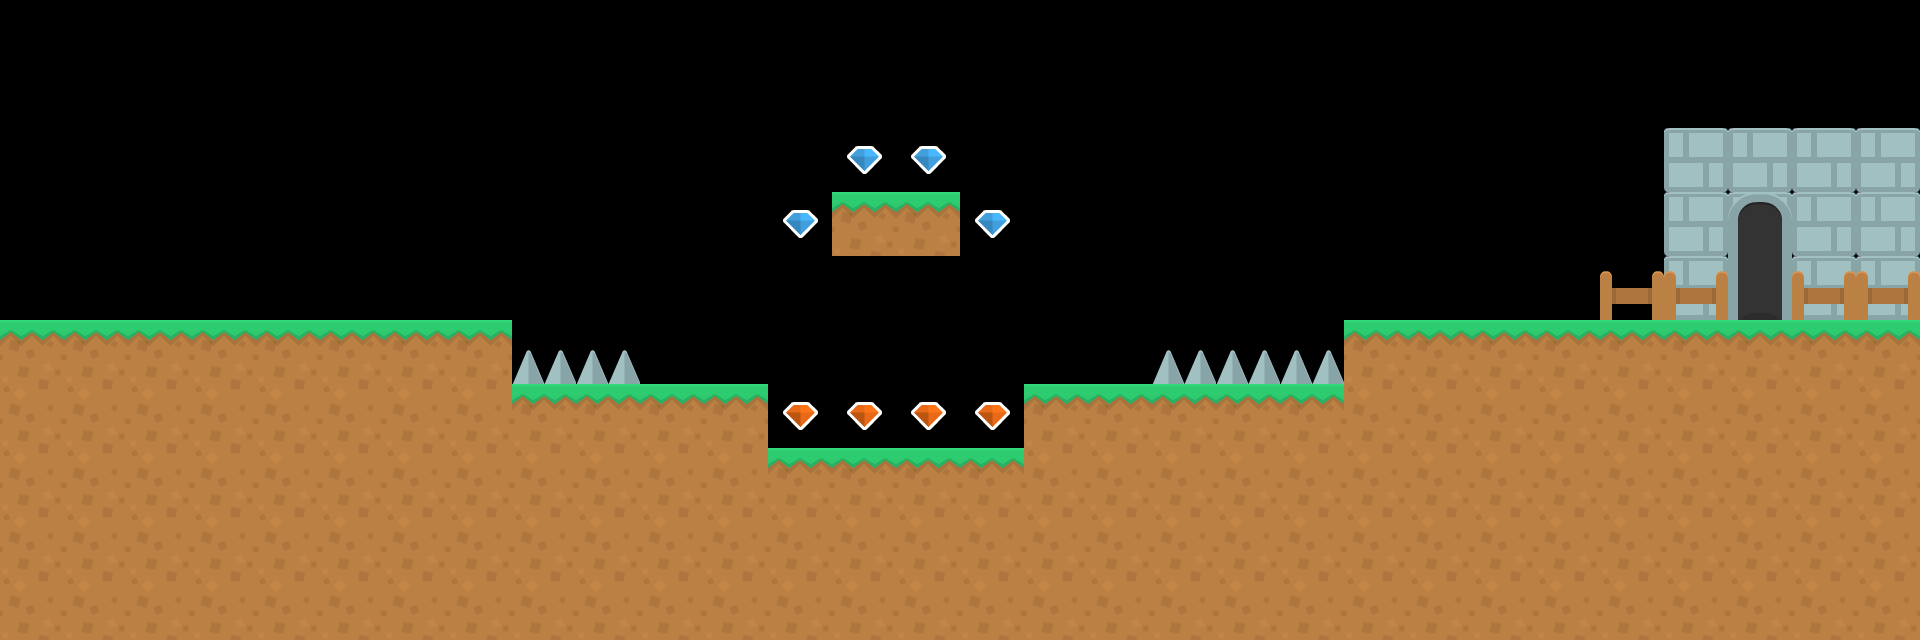

Rendered tile map (Tiled .tmx) drawn with the repository's tilesets; below, a short description and the map source with its tile grids summarised:
An orthogonal 30x10 tile map with 64x64 px tiles, 4 tile layers (bot, world, top, overlap) and 5 objects (debut, fin, debutZombie1, debutZombie2, debutZombie3).

<map version="1.2" tiledversion="1.2.1" orientation="orthogonal" renderorder="right-down" width="30" height="10" tilewidth="64" tileheight="64" infinite="0" nextlayerid="6" nextobjectid="6">
 <tileset firstgid="1" name="tilesheet" tilewidth="64" tileheight="64" tilecount="98" columns="14">
  <image source="../images/tilesheet.png" width="896" height="448" />
  <tile id="0">
   <properties>
    <property name="Collides" type="bool" value="true" />
   </properties>
  </tile>
  <tile id="1">
   <properties>
    <property name="Collides" type="bool" value="false" />
   </properties>
  </tile>
  <tile id="2">
   <properties>
    <property name="Collides" type="bool" value="false" />
   </properties>
  </tile>
  <tile id="3">
   <properties>
    <property name="Collides" type="bool" value="false" />
   </properties>
  </tile>
  <tile id="4">
   <properties>
    <property name="Collides" type="bool" value="false" />
   </properties>
  </tile>
  <tile id="5">
   <properties>
    <property name="Collides" type="bool" value="false" />
   </properties>
  </tile>
  <tile id="6">
   <properties>
    <property name="Collides" type="bool" value="false" />
   </properties>
  </tile>
  <tile id="7">
   <properties>
    <property name="Collides" type="bool" value="false" />
   </properties>
  </tile>
  <tile id="8">
   <properties>
    <property name="Collides" type="bool" value="false" />
   </properties>
  </tile>
  <tile id="9">
   <properties>
    <property name="Collides" type="bool" value="false" />
   </properties>
  </tile>
  <tile id="10">
   <properties>
    <property name="Collides" type="bool" value="false" />
   </properties>
  </tile>
  <tile id="11">
   <properties>
    <property name="Collides" type="bool" value="false" />
   </properties>
  </tile>
  <tile id="12">
   <properties>
    <property name="Collides" type="bool" value="false" />
   </properties>
  </tile>
  <tile id="13">
   <properties>
    <property name="Collides" type="bool" value="false" />
   </properties>
  </tile>
  <tile id="14">
   <properties>
    <property name="Collides" type="bool" value="false" />
   </properties>
  </tile>
  <tile id="15">
   <properties>
    <property name="Collides" type="bool" value="false" />
   </properties>
  </tile>
  <tile id="16">
   <properties>
    <property name="Collides" type="bool" value="false" />
   </properties>
  </tile>
  <tile id="17">
   <properties>
    <property name="Collides" type="bool" value="false" />
   </properties>
  </tile>
  <tile id="18">
   <properties>
    <property name="Collides" type="bool" value="false" />
   </properties>
  </tile>
  <tile id="19">
   <properties>
    <property name="Collides" type="bool" value="false" />
   </properties>
  </tile>
  <tile id="20">
   <properties>
    <property name="Collides" type="bool" value="false" />
   </properties>
  </tile>
  <tile id="21">
   <properties>
    <property name="Collides" type="bool" value="false" />
   </properties>
  </tile>
  <tile id="22">
   <properties>
    <property name="Collides" type="bool" value="false" />
   </properties>
  </tile>
  <tile id="23">
   <properties>
    <property name="Collides" type="bool" value="false" />
   </properties>
  </tile>
  <tile id="24">
   <properties>
    <property name="Collides" type="bool" value="false" />
   </properties>
  </tile>
  <tile id="25">
   <properties>
    <property name="Collides" type="bool" value="false" />
   </properties>
  </tile>
  <tile id="26">
   <properties>
    <property name="Collides" type="bool" value="false" />
   </properties>
  </tile>
  <tile id="27">
   <properties>
    <property name="Collides" type="bool" value="false" />
   </properties>
  </tile>
  <tile id="28">
   <properties>
    <property name="Collides" type="bool" value="false" />
   </properties>
  </tile>
  <tile id="29">
   <properties>
    <property name="Collides" type="bool" value="false" />
   </properties>
  </tile>
  <tile id="30">
   <properties>
    <property name="Collides" type="bool" value="false" />
   </properties>
  </tile>
  <tile id="31">
   <properties>
    <property name="Collides" type="bool" value="false" />
   </properties>
  </tile>
  <tile id="32">
   <properties>
    <property name="Collides" type="bool" value="false" />
   </properties>
  </tile>
  <tile id="33">
   <properties>
    <property name="Collides" type="bool" value="false" />
   </properties>
  </tile>
  <tile id="34">
   <properties>
    <property name="Collides" type="bool" value="false" />
   </properties>
  </tile>
  <tile id="35">
   <properties>
    <property name="Collides" type="bool" value="false" />
   </properties>
  </tile>
  <tile id="36">
   <properties>
    <property name="Collides" type="bool" value="false" />
   </properties>
  </tile>
  <tile id="37">
   <properties>
    <property name="Collides" type="bool" value="false" />
   </properties>
  </tile>
  <tile id="38">
   <properties>
    <property name="Collides" type="bool" value="false" />
   </properties>
  </tile>
  <tile id="39">
   <properties>
    <property name="Collides" type="bool" value="false" />
   </properties>
  </tile>
  <tile id="40">
   <properties>
    <property name="Collides" type="bool" value="false" />
   </properties>
  </tile>
  <tile id="41">
   <properties>
    <property name="Collides" type="bool" value="false" />
   </properties>
  </tile>
  <tile id="42">
   <properties>
    <property name="Collides" type="bool" value="false" />
   </properties>
  </tile>
  <tile id="43">
   <properties>
    <property name="Collides" type="bool" value="false" />
   </properties>
  </tile>
  <tile id="44">
   <properties>
    <property name="Collides" type="bool" value="false" />
   </properties>
  </tile>
  <tile id="45">
   <properties>
    <property name="Collides" type="bool" value="false" />
   </properties>
  </tile>
  <tile id="46">
   <properties>
    <property name="Collides" type="bool" value="false" />
   </properties>
  </tile>
  <tile id="47">
   <properties>
    <property name="Collides" type="bool" value="false" />
   </properties>
  </tile>
  <tile id="48">
   <properties>
    <property name="Collides" type="bool" value="false" />
   </properties>
  </tile>
  <tile id="49">
   <properties>
    <property name="Collides" type="bool" value="false" />
    <property name="item" value="gemmeBleu" />
   </properties>
  </tile>
  <tile id="50">
   <properties>
    <property name="Collides" type="bool" value="false" />
    <property name="item" value="gemmeJaune" />
   </properties>
  </tile>
  <tile id="51">
   <properties>
    <property name="Collides" type="bool" value="false" />
    <property name="item" value="gemmeVerte" />
   </properties>
  </tile>
  <tile id="52">
   <properties>
    <property name="Collides" type="bool" value="false" />
    <property name="item" value="gemmeRouge" />
   </properties>
  </tile>
  <tile id="53">
   <properties>
    <property name="Collides" type="bool" value="false" />
   </properties>
  </tile>
  <tile id="54">
   <properties>
    <property name="Collides" type="bool" value="false" />
   </properties>
  </tile>
  <tile id="55">
   <properties>
    <property name="Collides" type="bool" value="false" />
   </properties>
  </tile>
  <tile id="56">
   <properties>
    <property name="Collides" type="bool" value="false" />
   </properties>
  </tile>
  <tile id="57">
   <properties>
    <property name="Collides" type="bool" value="false" />
   </properties>
  </tile>
  <tile id="58">
   <properties>
    <property name="Collides" type="bool" value="false" />
   </properties>
  </tile>
  <tile id="59">
   <properties>
    <property name="Collides" type="bool" value="false" />
   </properties>
  </tile>
  <tile id="60">
   <properties>
    <property name="Collides" type="bool" value="false" />
   </properties>
  </tile>
  <tile id="61">
   <properties>
    <property name="Collides" type="bool" value="false" />
   </properties>
  </tile>
  <tile id="62">
   <properties>
    <property name="Collides" type="bool" value="false" />
   </properties>
  </tile>
  <tile id="63">
   <properties>
    <property name="Collides" type="bool" value="false" />
   </properties>
  </tile>
  <tile id="64">
   <properties>
    <property name="Collides" type="bool" value="false" />
   </properties>
  </tile>
  <tile id="65">
   <properties>
    <property name="Collides" type="bool" value="false" />
   </properties>
  </tile>
  <tile id="66">
   <properties>
    <property name="Collides" type="bool" value="false" />
   </properties>
  </tile>
  <tile id="67">
   <properties>
    <property name="Collides" type="bool" value="false" />
   </properties>
  </tile>
  <tile id="68">
   <properties>
    <property name="Collides" type="bool" value="false" />
   </properties>
  </tile>
  <tile id="69">
   <properties>
    <property name="Collides" type="bool" value="false" />
   </properties>
  </tile>
  <tile id="70">
   <properties>
    <property name="Collides" type="bool" value="false" />
    <property name="item" value="pique" />
   </properties>
  </tile>
  <tile id="71">
   <properties>
    <property name="Collides" type="bool" value="false" />
   </properties>
  </tile>
  <tile id="72">
   <properties>
    <property name="Collides" type="bool" value="false" />
   </properties>
  </tile>
  <tile id="73">
   <properties>
    <property name="Collides" type="bool" value="false" />
   </properties>
  </tile>
  <tile id="74">
   <properties>
    <property name="Collides" type="bool" value="false" />
   </properties>
  </tile>
  <tile id="75">
   <properties>
    <property name="Collides" type="bool" value="false" />
    <property name="item" value="porteHaut" />
   </properties>
  </tile>
  <tile id="76">
   <properties>
    <property name="Collides" type="bool" value="false" />
   </properties>
  </tile>
  <tile id="77">
   <properties>
    <property name="Collides" type="bool" value="false" />
   </properties>
  </tile>
  <tile id="78">
   <properties>
    <property name="Collides" type="bool" value="false" />
   </properties>
  </tile>
  <tile id="79">
   <properties>
    <property name="Collides" type="bool" value="false" />
   </properties>
  </tile>
  <tile id="80">
   <properties>
    <property name="Collides" type="bool" value="false" />
   </properties>
  </tile>
  <tile id="81">
   <properties>
    <property name="Collides" type="bool" value="false" />
   </properties>
  </tile>
  <tile id="82">
   <properties>
    <property name="Collides" type="bool" value="false" />
   </properties>
  </tile>
  <tile id="83">
   <properties>
    <property name="Collides" type="bool" value="false" />
   </properties>
  </tile>
  <tile id="84">
   <properties>
    <property name="Collides" type="bool" value="false" />
   </properties>
  </tile>
  <tile id="85">
   <properties>
    <property name="Collides" type="bool" value="false" />
   </properties>
  </tile>
  <tile id="86">
   <properties>
    <property name="Collides" type="bool" value="false" />
   </properties>
  </tile>
  <tile id="87">
   <properties>
    <property name="Collides" type="bool" value="false" />
   </properties>
  </tile>
  <tile id="88">
   <properties>
    <property name="Collides" type="bool" value="false" />
   </properties>
  </tile>
  <tile id="89">
   <properties>
    <property name="Collides" type="bool" value="false" />
    <property name="item" value="porteBas" />
   </properties>
  </tile>
  <tile id="90">
   <properties>
    <property name="Collides" type="bool" value="false" />
   </properties>
  </tile>
  <tile id="91">
   <properties>
    <property name="Collides" type="bool" value="false" />
   </properties>
  </tile>
  <tile id="92">
   <properties>
    <property name="Collides" type="bool" value="false" />
   </properties>
  </tile>
  <tile id="93">
   <properties>
    <property name="Collides" type="bool" value="false" />
   </properties>
  </tile>
  <tile id="94">
   <properties>
    <property name="Collides" type="bool" value="false" />
   </properties>
  </tile>
  <tile id="95">
   <properties>
    <property name="Collides" type="bool" value="false" />
   </properties>
  </tile>
  <tile id="96">
   <properties>
    <property name="Collides" type="bool" value="false" />
   </properties>
  </tile>
  <tile id="97">
   <properties>
    <property name="Collides" type="bool" value="false" />
   </properties>
  </tile>
 </tileset>
 <layer id="2" name="bot" width="30" height="10">
  <data>[300 cells, 115 non-empty, 2 distinct tile ids]</data>
 </layer>
 <layer id="1" name="world" width="30" height="10">
  <data>[300 cells, 32 non-empty, 1 distinct tile ids]</data>
 </layer>
 <layer id="3" name="top" width="30" height="10">
  <data>[300 cells, 0 non-empty, 0 distinct tile ids]</data>
 </layer>
 <layer id="4" name="overlap" width="30" height="10">
  <data>[300 cells, 19 non-empty, 6 distinct tile ids]</data>
 </layer>
 <objectgroup id="5" name="Objects" opacity="0.9">
  <object id="1" name="debut" gid="62" x="128" y="311" width="64" height="64" />
  <object id="2" name="fin" gid="62" x="1752" y="292" width="15" height="15" />
  <object id="3" name="debutZombie1" gid="62" x="295" y="312" width="64" height="64" />
  <object id="4" name="debutZombie2" gid="62" x="776" y="443" width="64" height="64" />
  <object id="5" name="debutZombie3" gid="62" x="1354" y="313" width="64" height="64" />
 </objectgroup>
</map>
